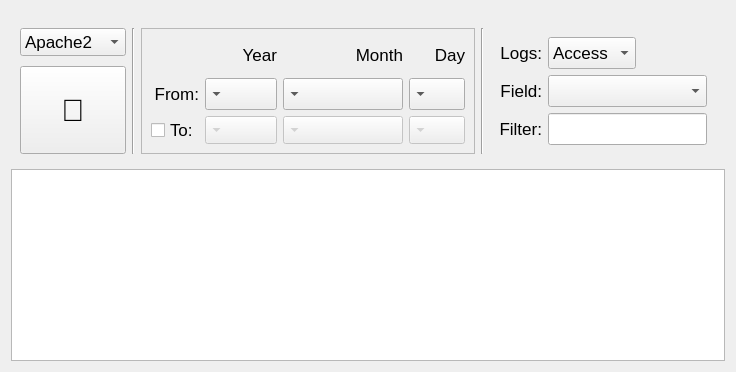
          <widget class="QWidget" name="DayTime">
           <attribute name="icon">
            <iconset resource="resources/resources.qrc">
             <normaloff>:/icons/icons/daytime_off.png</normaloff>
             <normalon>:/icons/icons/daytime_on.png</normalon>:/icons/icons/daytime_off.png</iconset>
           </attribute>
           <attribute name="title">
            <string notr="true"/>
           </attribute>
           <attribute name="toolTip">
            <string>Time of day perspective with a 10 minutes gap for every hour.
Counts of the elements for a single date, mean value of the counts for a period.</string>
           </attribute>
           <layout class="QGridLayout" name="gridLayout_13">
            <item row="2" column="0">
             <widget class="QChartView" name="chart_StatsDay"/>
            </item>
            <item row="1" column="0">
             <widget class="QFrame" name="frame_3">
              <property name="sizePolicy">
               <sizepolicy hsizetype="Expanding" vsizetype="Preferred">
                <horstretch>0</horstretch>
                <verstretch>0</verstretch>
               </sizepolicy>
              </property>
              <layout class="QGridLayout" name="gridLayout_11">
               <item row="2" column="0">
                <widget class="QPushButton" name="button_StatsDay_Draw">
                 <property name="minimumSize">
                  <size>
                   <width>106</width>
                   <height>88</height>
                  </size>
                 </property>
                 <property name="maximumSize">
                  <size>
                   <width>100</width>
                   <height>16777215</height>
                  </size>
                 </property>
                 <property name="font">
                  <font>
                   <pointsize>23</pointsize>
                  </font>
                 </property>
                 <property name="toolTip">
                  <string>Draw the chart</string>
                 </property>
                 <property name="text">
                  <string></string>
                 </property>
                </widget>
               </item>
               <item row="0" column="3" rowspan="3">
                <widget class="Line" name="line_3">
                 <property name="orientation">
                  <enum>Qt::Vertical</enum>
                 </property>
                </widget>
               </item>
               <item row="1" column="0">
                <spacer name="verticalSpacer_9">
                 <property name="orientation">
                  <enum>Qt::Vertical</enum>
                 </property>
                 <property name="sizeType">
                  <enum>QSizePolicy::Fixed</enum>
                 </property>
                 <property name="sizeHint" stdset="0">
                  <size>
                   <width>20</width>
                   <height>4</height>
                  </size>
                 </property>
                </spacer>
               </item>
               <item row="0" column="4" rowspan="3">
                <widget class="QFrame" name="frame_5">
                 <layout class="QGridLayout" name="gridLayout_10">
                  <item row="0" column="0">
                   <widget class="QLabel" name="label_StatsDay_LogsType">
                    <property name="font">
                     <font>
                      <pointsize>13</pointsize>
                     </font>
                    </property>
                    <property name="text">
                     <string>Logs:</string>
                    </property>
                    <property name="alignment">
                     <set>Qt::AlignRight|Qt::AlignTrailing|Qt::AlignVCenter</set>
                    </property>
                   </widget>
                  </item>
                  <item row="0" column="1">
                   <widget class="QComboBox" name="box_StatsDay_LogsType">
                    <property name="maximumSize">
                     <size>
                      <width>88</width>
                      <height>32</height>
                     </size>
                    </property>
                    <property name="font">
                     <font>
                      <pointsize>13</pointsize>
                     </font>
                    </property>
                    <property name="toolTip">
                     <string>Select a log type to choose fields from</string>
                    </property>
                    <item>
                     <property name="text">
                      <string notr="true">Access</string>
                     </property>
                    </item>
                    <item>
                     <property name="text">
                      <string notr="true">Error</string>
                     </property>
                    </item>
                   </widget>
                  </item>
                  <item row="1" column="0">
                   <widget class="QLabel" name="label_StatsDay_LogsField">
                    <property name="font">
                     <font>
                      <pointsize>13</pointsize>
                     </font>
                    </property>
                    <property name="text">
                     <string>Field:</string>
                    </property>
                    <property name="alignment">
                     <set>Qt::AlignRight|Qt::AlignTrailing|Qt::AlignVCenter</set>
                    </property>
                   </widget>
                  </item>
                  <item row="1" column="1">
                   <widget class="QComboBox" name="box_StatsDay_LogsField">
                    <property name="maximumSize">
                     <size>
                      <width>160</width>
                      <height>32</height>
                     </size>
                    </property>
                    <property name="font">
                     <font>
                      <pointsize>13</pointsize>
                     </font>
                    </property>
                    <property name="toolTip">
                     <string>Select a log field to view</string>
                    </property>
                   </widget>
                  </item>
                  <item row="2" column="0">
                   <widget class="QLabel" name="label_StatsDay_Filter">
                    <property name="font">
                     <font>
                      <pointsize>13</pointsize>
                     </font>
                    </property>
                    <property name="text">
                     <string>Filter:</string>
                    </property>
                    <property name="alignment">
                     <set>Qt::AlignRight|Qt::AlignTrailing|Qt::AlignVCenter</set>
                    </property>
                   </widget>
                  </item>
                  <item row="2" column="1">
                   <widget class="QLineEdit" name="inLine_StatsDay_Filter">
                    <property name="maximumSize">
                     <size>
                      <width>16777215</width>
                      <height>32</height>
                     </size>
                    </property>
                    <property name="font">
                     <font>
                      <pointsize>13</pointsize>
                     </font>
                    </property>
                    <property name="toolTip">
                     <string>Filter out field values not starting with this string</string>
                    </property>
                   </widget>
                  </item>
                 </layout>
                </widget>
               </item>
               <item row="0" column="0">
                <widget class="QComboBox" name="box_StatsDay_WebServer">
                 <property name="minimumSize">
                  <size>
                   <width>100</width>
                   <height>0</height>
                  </size>
                 </property>
                 <property name="maximumSize">
                  <size>
                   <width>16777215</width>
                   <height>32</height>
                  </size>
                 </property>
                 <property name="font">
                  <font>
                   <pointsize>13</pointsize>
                  </font>
                 </property>
                 <property name="toolTip">
                  <string>Select a Web Server</string>
                 </property>
                 <property name="sizeAdjustPolicy">
                  <enum>QComboBox::AdjustToContents</enum>
                 </property>
                 <item>
                  <property name="text">
                   <string notr="true">Apache2</string>
                  </property>
                 </item>
                 <item>
                  <property name="text">
                   <string notr="true">Nginx</string>
                  </property>
                 </item>
                 <item>
                  <property name="text">
                   <string notr="true">IIS</string>
                  </property>
                 </item>
                </widget>
               </item>
               <item row="0" column="2" rowspan="3">
                <widget class="QFrame" name="frame_6">
                 <property name="frameShape">
                  <enum>QFrame::StyledPanel</enum>
                 </property>
                 <property name="frameShadow">
                  <enum>QFrame::Sunken</enum>
                 </property>
                 <layout class="QGridLayout" name="gridLayout_9">
                  <item row="2" column="3">
                   <widget class="QComboBox" name="box_StatsDay_ToDay">
                    <property name="enabled">
                     <bool>false</bool>
                    </property>
                    <property name="maximumSize">
                     <size>
                      <width>56</width>
                      <height>32</height>
                     </size>
                    </property>
                    <property name="font">
                     <font>
                      <pointsize>13</pointsize>
                     </font>
                    </property>
                    <property name="layoutDirection">
                     <enum>Qt::RightToLeft</enum>
                    </property>
                   </widget>
                  </item>
                  <item row="0" column="2">
                   <widget class="QLabel" name="label_StatsDay_Month">
                    <property name="font">
                     <font>
                      <pointsize>13</pointsize>
                     </font>
                    </property>
                    <property name="text">
                     <string>Month</string>
                    </property>
                    <property name="alignment">
                     <set>Qt::AlignRight|Qt::AlignTrailing|Qt::AlignVCenter</set>
                    </property>
                   </widget>
                  </item>
                  <item row="0" column="3">
                   <widget class="QLabel" name="label_StatsDay_Day">
                    <property name="font">
                     <font>
                      <pointsize>13</pointsize>
                     </font>
                    </property>
                    <property name="text">
                     <string>Day</string>
                    </property>
                    <property name="alignment">
                     <set>Qt::AlignRight|Qt::AlignTrailing|Qt::AlignVCenter</set>
                    </property>
                   </widget>
                  </item>
                  <item row="1" column="0">
                   <widget class="QLabel" name="label_StatsDay_From">
                    <property name="font">
                     <font>
                      <pointsize>13</pointsize>
                     </font>
                    </property>
                    <property name="text">
                     <string>From:</string>
                    </property>
                    <property name="alignment">
                     <set>Qt::AlignRight|Qt::AlignTrailing|Qt::AlignVCenter</set>
                    </property>
                   </widget>
                  </item>
                  <item row="0" column="1">
                   <widget class="QLabel" name="label_StatsDay_Year">
                    <property name="font">
                     <font>
                      <pointsize>13</pointsize>
                     </font>
                    </property>
                    <property name="text">
                     <string>Year</string>
                    </property>
                    <property name="alignment">
                     <set>Qt::AlignRight|Qt::AlignTrailing|Qt::AlignVCenter</set>
                    </property>
                   </widget>
                  </item>
                  <item row="1" column="1">
                   <widget class="QComboBox" name="box_StatsDay_FromYear">
                    <property name="sizePolicy">
                     <sizepolicy hsizetype="Fixed" vsizetype="Fixed">
                      <horstretch>0</horstretch>
                      <verstretch>0</verstretch>
                     </sizepolicy>
                    </property>
                    <property name="maximumSize">
                     <size>
                      <width>72</width>
                      <height>32</height>
                     </size>
                    </property>
                    <property name="font">
                     <font>
                      <pointsize>13</pointsize>
                     </font>
                    </property>
                    <property name="layoutDirection">
                     <enum>Qt::RightToLeft</enum>
                    </property>
                   </widget>
                  </item>
                  <item row="1" column="2">
                   <widget class="QComboBox" name="box_StatsDay_FromMonth">
                    <property name="minimumSize">
                     <size>
                      <width>120</width>
                      <height>0</height>
                     </size>
                    </property>
                    <property name="maximumSize">
                     <size>
                      <width>16777215</width>
                      <height>32</height>
                     </size>
                    </property>
                    <property name="font">
                     <font>
                      <pointsize>13</pointsize>
                     </font>
                    </property>
                    <property name="layoutDirection">
                     <enum>Qt::RightToLeft</enum>
                    </property>
                   </widget>
                  </item>
                  <item row="2" column="1">
                   <widget class="QComboBox" name="box_StatsDay_ToYear">
                    <property name="enabled">
                     <bool>false</bool>
                    </property>
                    <property name="maximumSize">
                     <size>
                      <width>72</width>
                      <height>32</height>
                     </size>
                    </property>
                    <property name="font">
                     <font>
                      <pointsize>13</pointsize>
                     </font>
                    </property>
                    <property name="layoutDirection">
                     <enum>Qt::RightToLeft</enum>
                    </property>
                   </widget>
                  </item>
                  <item row="2" column="2">
                   <widget class="QComboBox" name="box_StatsDay_ToMonth">
                    <property name="enabled">
                     <bool>false</bool>
                    </property>
                    <property name="maximumSize">
                     <size>
                      <width>16777215</width>
                      <height>32</height>
                     </size>
                    </property>
                    <property name="font">
                     <font>
                      <pointsize>13</pointsize>
                     </font>
                    </property>
                    <property name="layoutDirection">
                     <enum>Qt::RightToLeft</enum>
                    </property>
                   </widget>
                  </item>
                  <item row="1" column="3">
                   <widget class="QComboBox" name="box_StatsDay_FromDay">
                    <property name="maximumSize">
                     <size>
                      <width>56</width>
                      <height>32</height>
                     </size>
                    </property>
                    <property name="font">
                     <font>
                      <pointsize>13</pointsize>
                     </font>
                    </property>
                    <property name="layoutDirection">
                     <enum>Qt::RightToLeft</enum>
                    </property>
                   </widget>
                  </item>
                  <item row="2" column="0">
                   <widget class="QCheckBox" name="checkBox_StatsDay_Period">
                    <property name="font">
                     <font>
                      <pointsize>13</pointsize>
                     </font>
                    </property>
                    <property name="text">
                     <string>To:</string>
                    </property>
                   </widget>
                  </item>
                 </layout>
                </widget>
               </item>
               <item row="0" column="1" rowspan="3">
                <widget class="Line" name="line_2">
                 <property name="orientation">
                  <enum>Qt::Vertical</enum>
                 </property>
                </widget>
               </item>
              </layout>
             </widget>
            </item>
            <item row="0" column="0">
             <spacer name="verticalSpacer_6">
              <property name="orientation">
               <enum>Qt::Vertical</enum>
              </property>
              <property name="sizeType">
               <enum>QSizePolicy::Fixed</enum>
              </property>
              <property name="sizeHint" stdset="0">
               <size>
                <width>20</width>
                <height>8</height>
               </size>
              </property>
             </spacer>
            </item>
           </layout>
          </widget>
